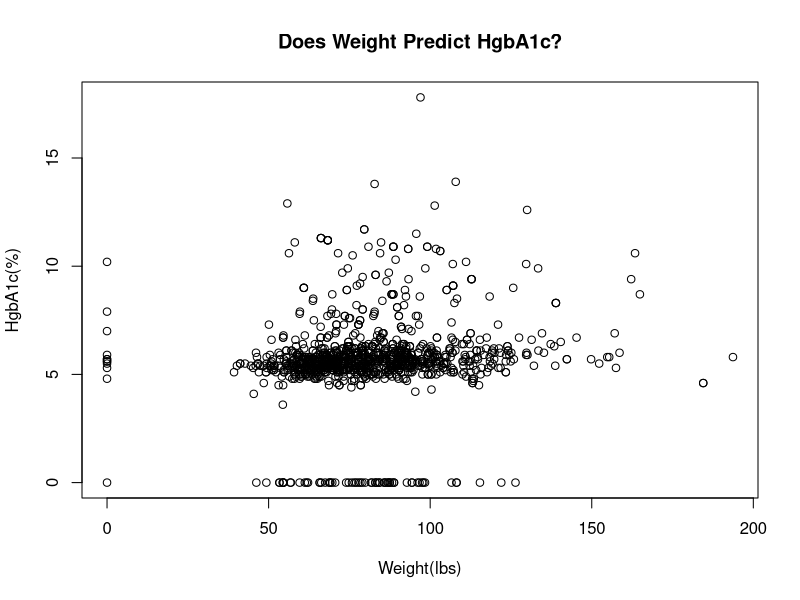
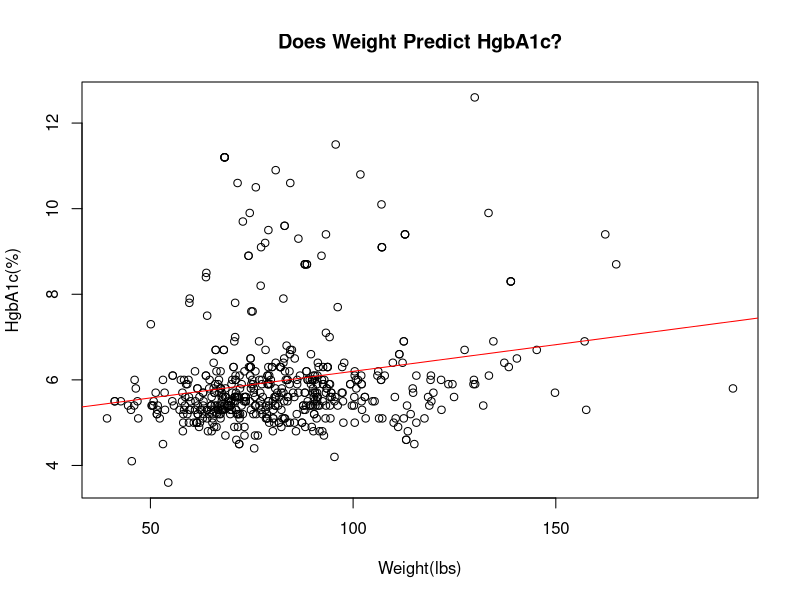
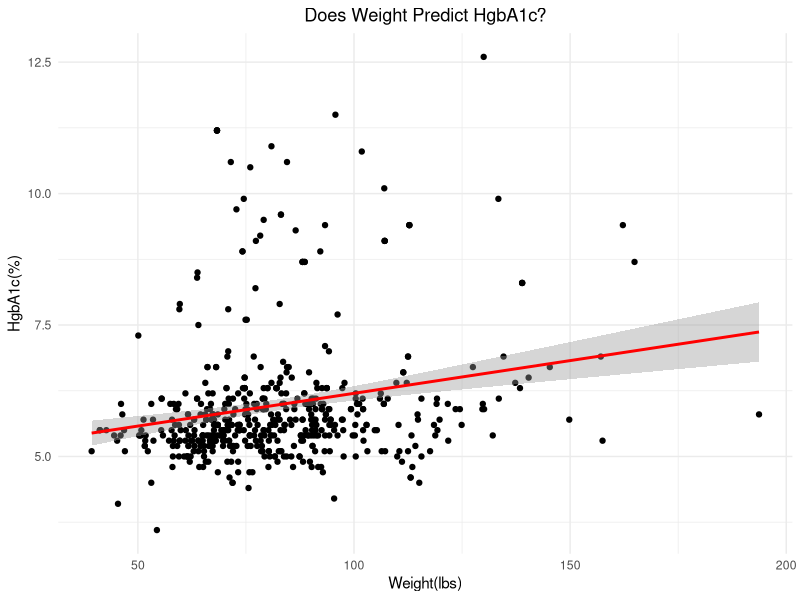

The R source for these figures, in order:
# Kathleen Ashbaker
# HMS 520 Autumn 2023
# Final Project 
# Linear Regression: A Simple Machine Learning Model 

# SCOPE OF PROJECT: 

# The aim of this project is to provide a comprehensive guide to simple linear regression using R.
# This technique is a fundamental aspect of machine learning and this guide is suitable for learners and researchers  at all levels, whether you're a novice or an advanced user.


# Step 0:Load Libraries 

library(readr)
library(tidyverse)
library(mice)
library(dplyr)
library(ggplot2)

# Step 1: ---------------- Upload Data and save into data frame ; This is the Patient_List_aaliyah_washington_md csv file 

Patient_List_aaliyah_washington_md <- read_csv("Patient_List_aaliyah-washington-md.csv", show_col_types = FALSE)

# The argument 'show_col_types = FALSE' masks the object types of columns, easing reading of the 'Patient_List_aaliyah_washington_md' data frame

# Step 2:----------------Data Examination and Cleaning 

# Using dplyr and mutate_all() to change 'None' values to ' NA'  

Patient_List_aaliyah_washington_md <- Patient_List_aaliyah_washington_md %>%
  mutate_all(~ifelse(. == "None", NA, .))

# Summarizes data frame ( Optional)

summary(Patient_List_aaliyah_washington_md)


# Optional Ways to Check Column values, for example "wt" and "hgba1c"

wt_column <- Patient_List_aaliyah_washington_md["wt"]
View(wt_column)

hgba1c_column <- Patient_List_aaliyah_washington_md["hgba1c"]
View(hgba1c_column)

# Counting 'NA' values in a column; for example, 'wt' 

count_na <- function(data, column_name) {
  if (!column_name %in% names(data)) {
    return(paste("Column", column_name, "not found in the data frame."))
  }
  
  na_count <- sum(is.na(data[[column_name]]))
  return(paste("Column", column_name, "has", na_count, "NA value(s)."))
}

result <- count_na(Patient_List_aaliyah_washington_md, "wt")
print(result)


# Mean/Median Imputation: 
# Best for when the missing data is not a significant portion of the dataset 
# and is assumed to be missing completely at random (MCAR).
# This is the case for our data set 

# Check if columns are numeric, for example 'wt' column

is_numeric <- is.numeric(Patient_List_aaliyah_washington_md$wt)
print(is_numeric)

# Apply Mean Imputation

# Convert Multiple Columns to Numeric
# If you have multiple columns to convert, you can use mutate() with across().
# specify which columns; in this example, we selected columns 'wt' and 'hgba1c'

Patient_List_aaliyah_washington_md <- Patient_List_aaliyah_washington_md %>%
  mutate(across(c(wt, hgba1c), ~ as.numeric(as.character(.))))

# Perform Imputation
# Here's a function to apply mean or median imputation to all columns:
impute_data <- function(data, use_median = FALSE) {
  data %>% 
    mutate(across(where(is.numeric), ~ ifelse(is.na(.), 
                                              if (use_median) median(., na.rm = TRUE) else mean(., na.rm = TRUE), 
                                              .)))
}

# Apply the 'impute_data' Function 
# You can apply this function to your data frame. 
# For this data set, we will use mean imputation:

Patient_List_aaliyah_washington_md <- impute_data(Patient_List_aaliyah_washington_md)

# Step 3:----------------Data visualization

# Load ggplot2 package... for later on 

library(ggplot2)

# Assuming your dataframe is named cleaned_data_ggplot2
# and it contains the columns 'wt' and 'hgba1c'




# Step 3A:----------------plot data 
plot(Patient_List_aaliyah_washington_md$wt, Patient_List_aaliyah_washington_md$hgba1c,xlab = "Weight(lbs)", 
     ylab = "HgbA1c(%)", 
     main = "Does Weight Predict HgbA1c?")



# Step 3B:---------------- Plot only those data points which do not contain any 'NA' or '0' values for either 'wt' or 'hgba1c'

cleaned_data <- subset(na.omit(Patient_List_aaliyah_washington_md), wt != 0 & hgba1c != 0)


# Step 3B: Plot data

plot(cleaned_data$wt, cleaned_data$hgba1c,xlab = "Weight(lbs)", 
     ylab = "HgbA1c(%)", 
     main = "Does Weight Predict HgbA1c?")

#---------- trend line in Plot data (shown for cleaned_data only)

# Fit a linear model
model <- lm(hgba1c ~ wt, data = cleaned_data)

# Add a trend line to the plot
abline(model, col = "red")

#---------- Do you notice any differences between the raw data and clean data in the visualizations and summary function output values? 

# Method 2: 'ggplot' function ; while ggplot2 does a good job of handling NA values 
# by default (usually by exclusion), you have a variety of options to manage NAs explicitly based on your specific needs and the nature of your data

cleaned_data_ggplot2 <- subset(na.omit(Patient_List_aaliyah_washington_md), wt != 0 & hgba1c != 0)

# Create scatter plot with ggplot2
ggplot(cleaned_data_ggplot2, aes(x = wt, y = hgba1c)) +
  geom_point() +  # Add scatter points
  geom_smooth(method = "lm", color = "red") +  # Add linear regression trend line
  labs(x = "Weight(lbs)", y = "HgbA1c(%)", title = "Does Weight Predict HgbA1c?") +
  theme_minimal() +  # Adds a minimal theme to the plot
  theme(plot.title = element_text(hjust = 0.5))  # Center the title


# Step 4A:----------------Simple Linear Regression 
patreg<- lm(hgba1c ~ wt, data = Patient_List_aaliyah_washington_md)


# Step 5A:----------------Summarize Linear Regression Output
summary(patreg)

# Step 4B:----------------Simple Linear Regression with cleaned_data 
patregclean<- lm(hgba1c ~ wt, data = cleaned_data)


# Step 5B:----------------Summarize Linear Regression Output for cleaned_data
summary(patregclean)



